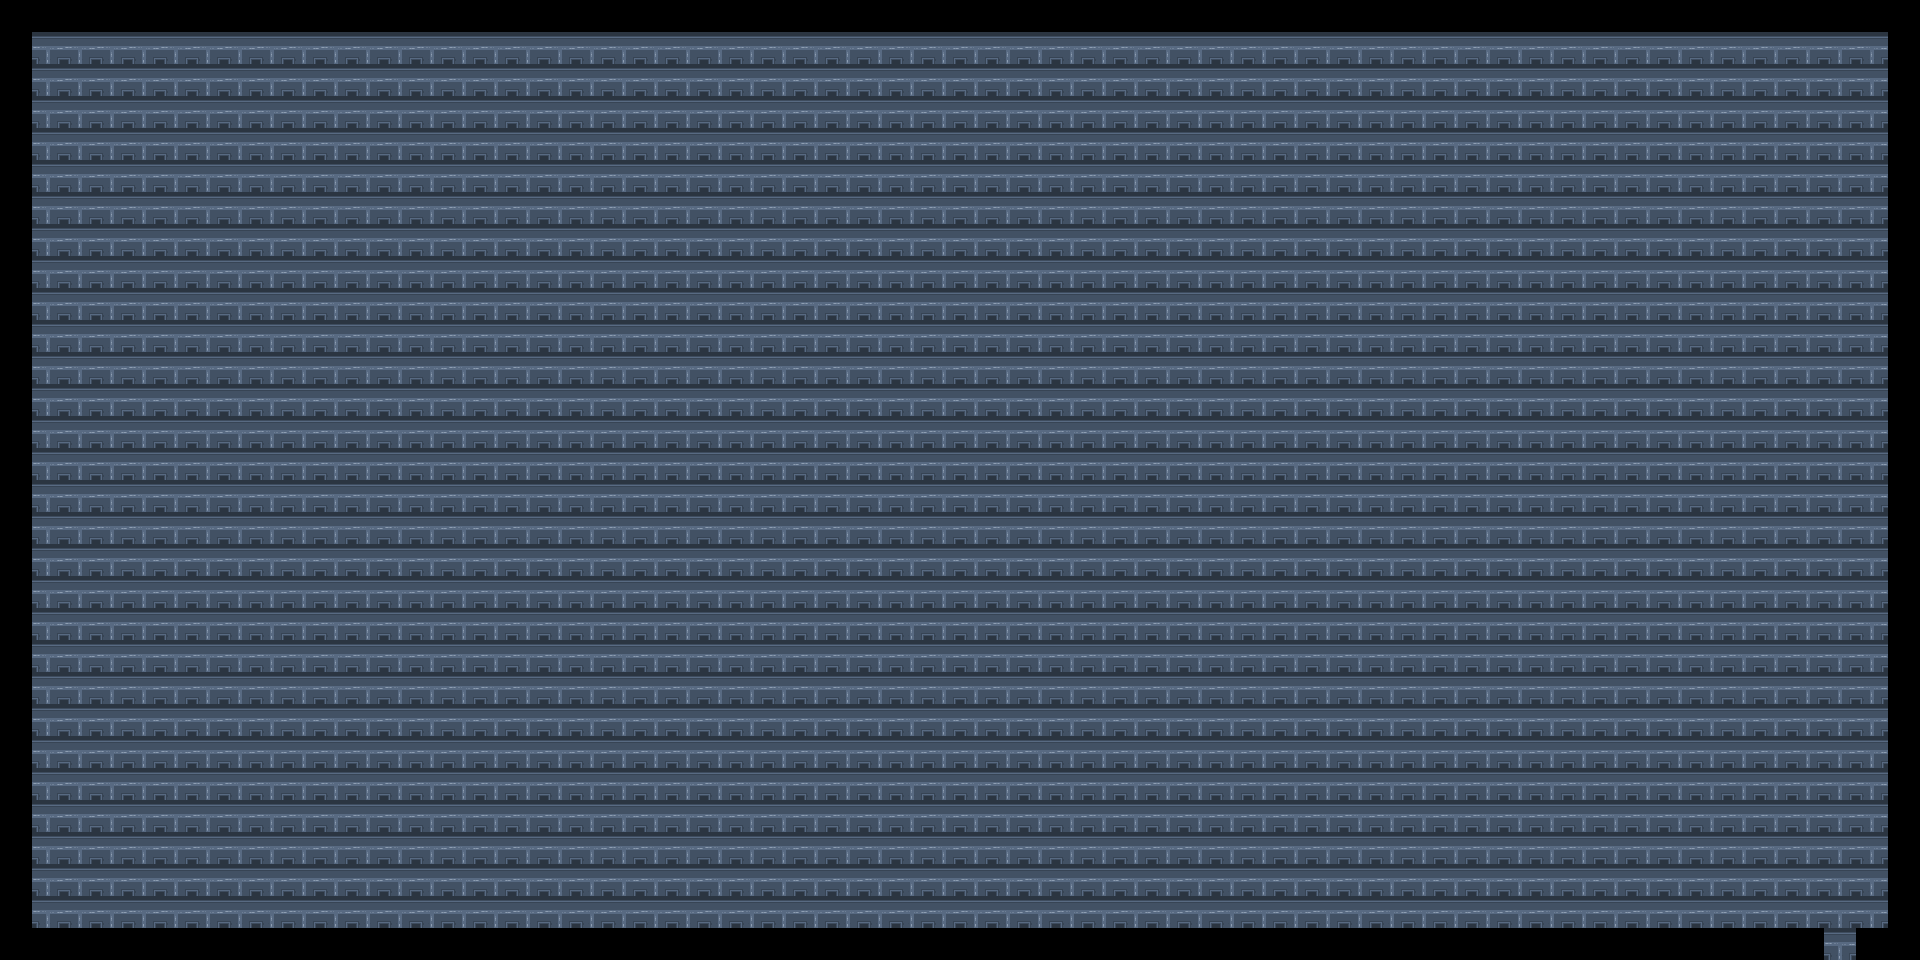

A level layout from a 2D game, rendered from its tile map. Below: a short description, then the map file with tile-grid data replaced by summaries:
An orthogonal 60x30 tile map with 32x32 px tiles, 2 tile layers (doors, floor), 1 hidden layer not drawn and 1 object (spawn).

<map version="1.5" tiledversion="1.5.0" orientation="orthogonal" renderorder="right-down" width="60" height="30" tilewidth="32" tileheight="32" infinite="0" nextlayerid="6" nextobjectid="2">
 <tileset firstgid="1" source="flawless.tsx" />
 <layer id="3" name="doors" width="60" height="30">
  <data>[1800 cells, 0 non-empty, 0 distinct tile ids]</data>
 </layer>
 <objectgroup id="4" name="playerspawn">
  <properties>
   <property name="type" value="player_spawn" />
  </properties>
  <object id="1" name="player_spawn" type="spawn" x="64" y="832" width="32" height="32" />
 </objectgroup>
 <layer id="5" name="floor" width="60" height="30">
  <data>[1800 cells, 1625 non-empty, 1 distinct tile ids]</data>
 </layer>
 <layer id="2" name="walls" width="60" height="30" visible="0">
  <data>[1800 cells, 177 non-empty, 5 distinct tile ids]</data>
 </layer>
</map>